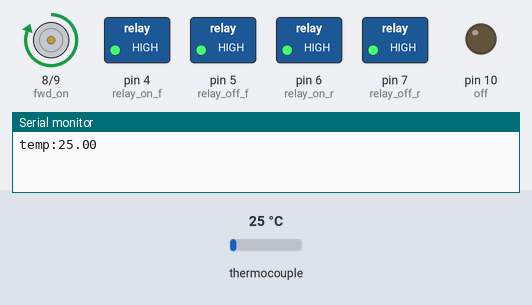
Bench run of a sketch on a simulated Arduino Uno, built with avr-gcc and run on an emulated ATmega328P. Shown: motor-driver pin pairs drawn as motors (green arrow = first pin HIGH = forward, orange = second pin HIGH = backward, longer = more drive), switched loads named in the sketch (green lamp = pin HIGH), output pins drawn as LEDs (lit = HIGH), the last lines printed to the serial monitor. The test bench sets the inputs (shaded band); at power-on: thermocouple 25 °C.

Above: at 3.9 s.
4.0 s: thermocouple set to 38 °C
6.6 s: thermocouple set to 43 °C
At 7.8 s:
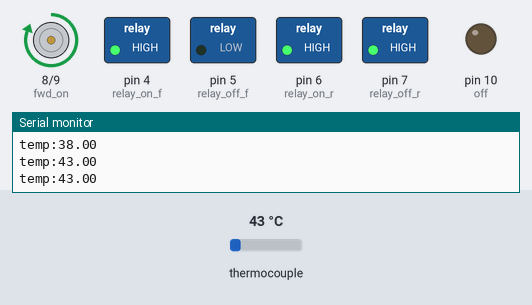
At 8.6 s:
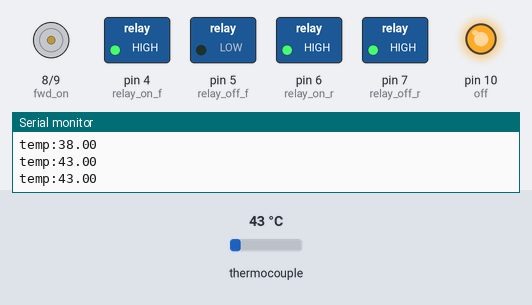
Timing chart, 0 to 20.8 s (numbered marks = the images above; inputs shaded):
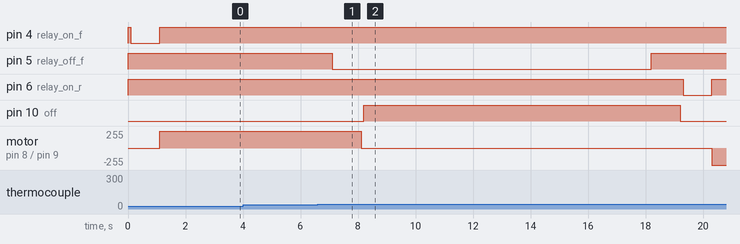

Measured:
- the behaviour switches between 40 and 41 °C on thermocouple (found by bisection; images 0 and 1)
- after the input at 6.6 s, pin 5 (relay_off_f): HIGH → LOW after 0.51 s, → HIGH 11.1 s later; pin 6 (relay_on_r): HIGH → LOW after 12.7 s, → HIGH 1.0 s later; pin 10 (off): LOW → HIGH after 1.6 s, → LOW 11.0 s later; motor on pin 8 (fwd_on) / pin 9 (rev_on): forward 255/255 → stopped after 1.5 s, → backward 255/255 12.2 s later

The sketch:

arduino_source_code.ino
```cpp
//sensor libray
#include "max6675.h"
int soPin = 11;
int csPin = 2;
int sckPin = 3;
MAX6675 temp(sckPin, csPin, soPin);
int relay_on_f=4;
int relay_off_f=5;
int relay_on_r=6;
int relay_off_r=7;
//indication;
int fwd_on=8;
int rev_on=9;
int off=10;
void setup()
{
  Serial.begin(9600);
  digitalWrite(relay_on_f,HIGH);
  digitalWrite(relay_off_f,HIGH);
  digitalWrite(relay_on_r,HIGH);
  digitalWrite(relay_off_r,HIGH);


  pinMode(relay_on_f,OUTPUT);
  pinMode(relay_off_f,OUTPUT);
  pinMode(relay_on_r,OUTPUT);
  pinMode(relay_off_r,OUTPUT);
  pinMode(fwd_on,OUTPUT);
  pinMode(rev_on,OUTPUT);
  pinMode(off,OUTPUT);

}
int temp_sig()
{   float t=temp.readCelsius();
    Serial.print("temp:");
   Serial.println(t);
 if(temp.readCelsius()>40)
 {
      Serial.print("temp:");
    Serial.println(t);
    return 1;
  }
 else
 {
  return 0;
 }
}


void loop()
{
  //forward direction on
  int n;
  digitalWrite(off,LOW);//indication
  delay(100);//indication
  digitalWrite(relay_on_f,LOW);
  delay(1000);
  digitalWrite(fwd_on,HIGH);//indication
  digitalWrite(relay_on_f,HIGH);
  delay(1000);
  for(int i=0;i<10;i++)
  {
     delay(1000);
     if(temp_sig()==1)
       {
          n=1;
       }
     else
       {
           n = 0;
       }
     if(n==1)
      {
        n=0;
        digitalWrite(relay_off_f,LOW);
        delay(1000);
        break;
      }
      else
      {
        digitalWrite(relay_off_f,HIGH);
        delay(1000);
      }
  }
  // forward stoping
        digitalWrite(fwd_on,LOW);//indication
        delay(100);//indication
        digitalWrite(off,HIGH);//indication
        digitalWrite(relay_off_f,LOW);
        delay(10000);
        digitalWrite(relay_off_f,HIGH);
        delay(1000);

  //reverse direction on
  int l;
  digitalWrite(off,LOW);//indication
  delay(100);//indication
  digitalWrite(relay_on_r,LOW);
  delay(1000);
  digitalWrite(rev_on,HIGH);//indication
  digitalWrite(relay_on_r,HIGH);
  delay(1000);
  for(int i=0;i<10;i++)
  {
     delay(1000);
     if(temp_sig()==1)
       {
          l=1;
       }
     else
       {
           l = 0;
       }
     if(l==1)
      {
        l=0;
        digitalWrite(relay_off_r,LOW);
        delay(1000);
        break;
      }
      else
      {
        digitalWrite(relay_off_r,HIGH);
        delay(1000);
      }
  }
  // reverse stoping
        digitalWrite(rev_on,LOW);//indication
        delay(100);//indication
        digitalWrite(off,HIGH);//indication
        digitalWrite(relay_off_r,LOW);
        delay(10000);
        digitalWrite(relay_off_r,HIGH);
        delay(1000);


}
```
